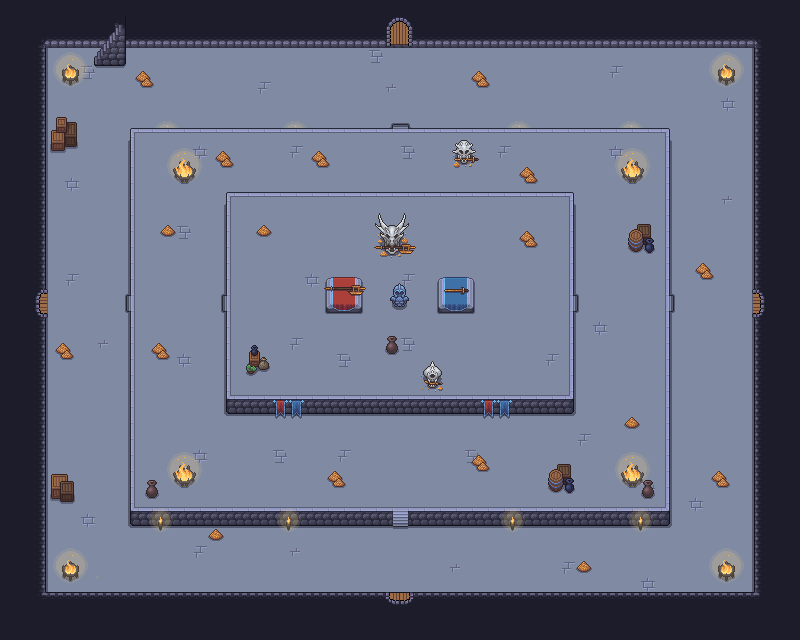

Below is a game level as drawn by its tile map, then a one-line description and the .tmx that defines it (tile-layer data replaced by summaries):
An orthogonal 50x40 tile map with 16x16 px tiles, 8 tile layers (Fondo, Suelo, Suelo Decoracion, Suelo Decoracion 2, ...), 12 tilesets and 49 objects.

<map version="1.10" tiledversion="1.11.2" orientation="orthogonal" renderorder="right-down" width="50" height="40" tilewidth="16" tileheight="16" infinite="0" nextlayerid="13" nextobjectid="59">
 <tileset firstgid="1" source="../tilesets/Paredes2.tsx" />
 <tileset firstgid="494" source="../tilesets/puertas.tsx" />
 <tileset firstgid="498" source="../tilesets/pedestals.tsx" />
 <tileset firstgid="868" source="../tilesets/Other_objects.tsx" />
 <tileset firstgid="1052" source="../tilesets/Fuegos.tsx" />
 <tileset firstgid="1250" source="../tilesets/Objetos.tsx" />
 <tileset firstgid="1466" source="../tilesets/supplies_objects.tsx" />
 <tileset firstgid="2021" source="../tilesets/corazon.tsx" />
 <tileset firstgid="2022" source="../tilesets/amongus.tsx" />
 <tileset firstgid="2023" source="../tilesets/goomba.tsx" />
 <tileset firstgid="2024" source="../tilesets/skeleton.tsx" />
 <tileset firstgid="2026" source="../tilesets/player.tsx" />
 <group id="2" name="Room">
  <layer id="1" name="Fondo" width="50" height="40">
   <data>[2000 cells, 2000 non-empty, 1 distinct tile ids]</data>
  </layer>
  <layer id="3" name="Suelo" width="50" height="40">
   <data>[2000 cells, 1656 non-empty, 1 distinct tile ids]</data>
  </layer>
  <layer id="4" name="Suelo Decoracion" width="50" height="40">
   <data>[2000 cells, 64 non-empty, 22 distinct tile ids]</data>
  </layer>
  <layer id="5" name="Suelo Decoracion 2" width="50" height="40">
   <data>[2000 cells, 0 non-empty, 0 distinct tile ids]</data>
  </layer>
  <layer id="6" name="Paredes" width="50" height="40">
   <data>[2000 cells, 424 non-empty, 62 distinct tile ids]</data>
  </layer>
  <layer id="8" name="Decoracion 2" width="50" height="40">
   <data>[2000 cells, 109 non-empty, 27 distinct tile ids]</data>
  </layer>
  <layer id="7" name="Decoracion" width="50" height="40">
   <data>[2000 cells, 118 non-empty, 62 distinct tile ids]</data>
  </layer>
  <layer id="9" name="Puertas" width="50" height="40">
   <data>[2000 cells, 4 non-empty, 4 distinct tile ids]</data>
  </layer>
  <objectgroup id="10" name="Utils">
   <object id="1" gid="2021" x="90.5" y="569" width="18" height="18" />
   <object id="2" gid="2021" x="291" y="569" width="18" height="18" />
   <object id="3" gid="2021" x="519" y="564" width="18" height="18" />
   <object id="4" gid="2021" x="687" y="568" width="18" height="18" />
   <object id="5" gid="2021" x="691" y="400" width="18" height="18" />
   <object id="8" gid="2021" x="684" y="232" width="18" height="18" />
   <object id="9" gid="2021" x="677" y="92" width="18" height="18" />
   <object id="10" gid="2021" x="516" y="91" width="18" height="18" />
   <object id="11" gid="2021" x="276" y="89" width="18" height="18" />
   <object id="12" gid="2021" x="86" y="100" width="18" height="18" />
   <object id="15" gid="2021" x="81" y="241" width="18" height="18" />
   <object id="16" gid="2021" x="83" y="447" width="18" height="18" />
   <object id="17" gid="2021" x="179" y="314" width="18" height="18" />
   <object id="18" gid="2021" x="311" y="246" width="18" height="18" />
   <object id="19" gid="2021" x="468" y="243" width="18" height="18" />
   <object id="20" gid="2021" x="457" y="373" width="18" height="18" />
   <object id="21" gid="2021" x="312" y="376" width="18" height="18" />
   <object id="22" gid="2021" x="396" y="477" width="18" height="18" />
   <object id="23" gid="2021" x="391" y="178" width="18" height="18" />
   <object id="24" gid="2021" x="622" y="317" width="18" height="18" />
  </objectgroup>
  <objectgroup id="11" name="Entities">
   <object id="25" gid="2022" x="266.333" y="313.667" width="30" height="30" />
   <object id="26" gid="2022" x="511" y="369.667" width="30" height="30" />
   <object id="27" gid="2022" x="486.333" y="246.333" width="30" height="30" />
   <object id="28" gid="2023" x="54" y="449" width="16" height="16" />
   <object id="29" gid="2023" x="98" y="369" width="16" height="16" />
   <object id="31" gid="2023" x="82" y="187" width="16" height="16" />
   <object id="32" gid="2023" x="199" y="94" width="16" height="16" />
   <object id="34" gid="2023" x="586" y="96" width="16" height="16" />
   <object id="35" gid="2023" x="454" y="79" width="16" height="16" />
   <object id="36" gid="2023" x="704" y="133" width="16" height="16" />
   <object id="37" gid="2023" x="708" y="200" width="16" height="16" />
   <object id="39" gid="2023" x="720" y="415" width="16" height="16" />
   <object id="40" gid="2023" x="692" y="470" width="16" height="16" />
   <object id="41" gid="2023" x="688" y="544" width="16" height="16" />
   <object id="42" gid="2023" x="578" y="583" width="16" height="16" />
   <object id="44" gid="2023" x="240" y="566" width="16" height="16" />
   <object id="45" gid="2023" x="90" y="575" width="16" height="16" />
   <object id="47" gid="2024" x="226.667" y="472.667" width="32" height="32" />
   <object id="48" gid="2024" x="164" y="406" width="32" height="32" />
   <object id="49" gid="2024" x="165" y="267" width="32" height="32" />
   <object id="50" gid="2024" x="267" y="178" width="32" height="32" />
   <object id="51" gid="2024" x="493" y="178" width="32" height="32" />
   <object id="52" gid="2024" x="587" y="247" width="32" height="32" />
   <object id="53" gid="2024" x="583" y="350" width="32" height="32" />
   <object id="54" gid="2024" x="445" y="485" width="32" height="32" />
  </objectgroup>
  <objectgroup id="12" name="Player">
   <object id="55" gid="2026" x="49.5" y="334.5" width="64" height="64" />
   <object id="56" gid="2026" x="362.667" y="111" width="64" height="64" />
   <object id="57" gid="2026" x="686.333" y="333.667" width="64" height="64" />
   <object id="58" gid="2026" x="363" y="591" width="64" height="64" />
  </objectgroup>
 </group>
</map>
